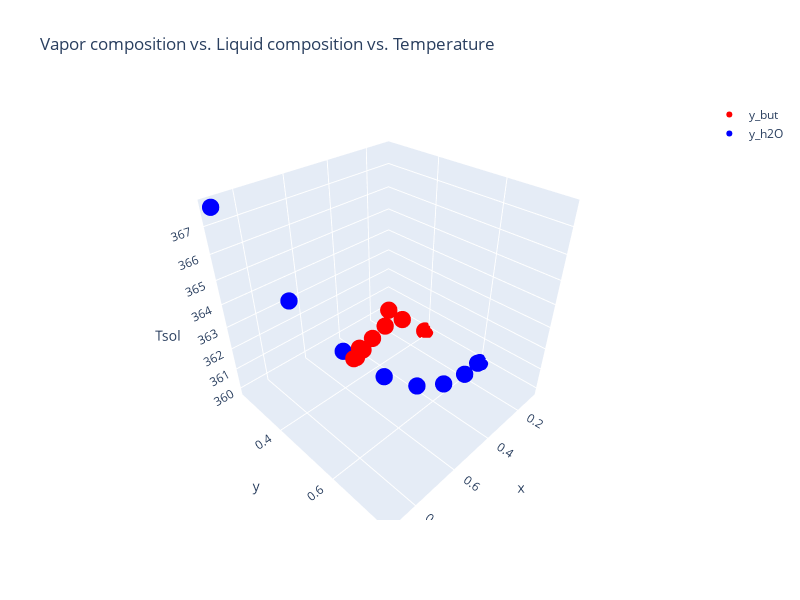

The cell this chart's notebook holds for it:
### Code cell
# 3D plot

x_values = [x for x in solutions.keys()]
y_but_values = [sol_dict['y_but'] for sol_dict in solutions.values()]
y_h2O_values = [sol_dict['y_h2O'] for sol_dict in solutions.values()]
Tsol_values = [sol_dict['Tsol'] for sol_dict in solutions.values()]

# Create the figure and add scatter plots
fig = go.Figure(data=[
    go.Scatter3d(x=x_values, y=y_but_values, z=Tsol_values, mode='markers',
                 marker=dict(size=6, color='red'), name='y_but'),
    go.Scatter3d(x=x_values, y=y_h2O_values, z=Tsol_values, mode='markers',
                 marker=dict(size=6, color='blue'), name='y_h2O')
])

# Set labels, title, and figure size
fig.update_layout(
    scene=dict(xaxis_title='x', yaxis_title='y', zaxis_title='Tsol'),
    title='Vapor composition vs. Liquid composition vs. Temperature',
    width=800,  # Set the figure width
    height=600  # Set the figure height
)

# Show the plot
fig.show()

### Figure 1 — Plotly figure (JSON) as saved in the notebook; plotly's stock layout.template omitted (floating-point values rounded to 4 significant figures)
{"data": [{"marker": {"color": "red", "size": 6}, "mode": "markers", "name": "y_but", "type": "scatter3d", "x": [0.1, 0.2, 0.3, 0.4, 0.5, 0.6, 0.7, 0.8, 0.9], "y": [0.3965, 0.3622, 0.3557, 0.371, 0.4029, 0.4508, 0.5183, 0.6144, 0.7589], "z": [359.9, 360.8, 360.9, 360.9, 361.1, 361.7, 362.9, 364.7, 367.7]}, {"marker": {"color": "blue", "size": 6}, "mode": "markers", "name": "y_h2O", "type": "scatter3d", "x": [0.1, 0.2, 0.3, 0.4, 0.5, 0.6, 0.7, 0.8, 0.9], "y": [0.6035, 0.6378, 0.6443, 0.629, 0.5971, 0.5492, 0.4817, 0.3856, 0.2411], "z": [359.9, 360.8, 360.9, 360.9, 361.1, 361.7, 362.9, 364.7, 367.7]}], "layout": {"height": 600, "scene": {"xaxis": {"title": {"text": "x"}}, "yaxis": {"title": {"text": "y"}}, "zaxis": {"title": {"text": "Tsol"}}}, "title": {"text": "Vapor composition vs. Liquid composition vs. Temperature"}, "width": 800}}
